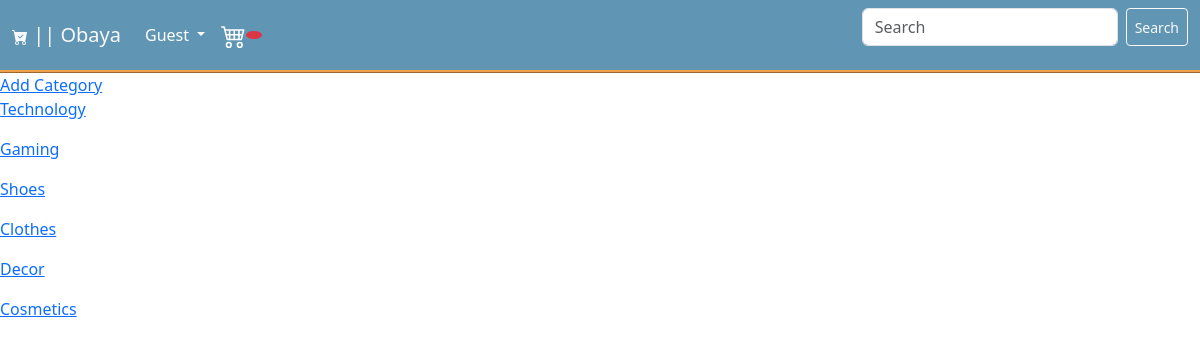
The page /categories/ on the database as committed earlier.
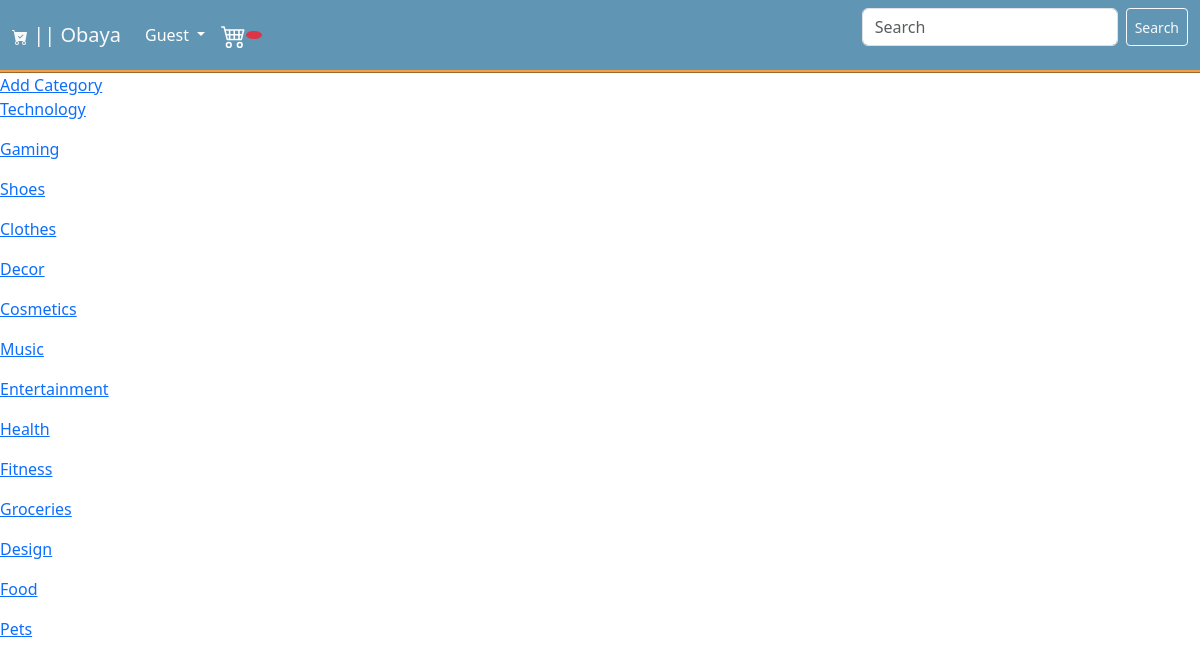
The same page on the database as committed later.
### store/models.py (models this page shows, shortened)
class Categories(models.Model):
    name = models.CharField(max_length=225, null=True)

### store/views.py (the view)
# urls.py: path("categories/", Category.as_view(), name="categories"),
class Category(ListView):
    model = Categories
    template_name = 'categories.html'
    context_object_name = 'categories'

### store/templates/categories.html (shortened to what this page needs)
{% extends 'base.html' %}
{% block content %}
<div class="row">
    <div><a href="{% url 'add_category' %}">Add Category</a></div>
    {% for category in categories %}
        <ul>
            <li><a href="{% url 'category_detail' category.pk %}" >{{category.name}}</a></li>
        </ul>
    {% endfor %}
</div>
{% endblock %}

Rows that differ between the two databases and show on the page:
added Categories: name "Music"
added Categories: name "Entertainment"
added Categories: name "Health"
added Categories: name "Fitness"
added Categories: name "Groceries"
added Categories: name "Design"
added Categories: name "Food"
added Categories: name "Pets"
